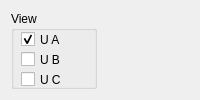
      <widget class="QWidget" name="tabOscillog">
       <attribute name="title">
        <string>Oscillograms</string>
       </attribute>
       <layout class="QHBoxLayout" name="horizontalLayout_4">
        <item>
         <widget class="QGroupBox" name="groupOscillogSettings">
          <property name="maximumSize">
           <size>
            <width>100</width>
            <height>16777215</height>
           </size>
          </property>
          <property name="title">
           <string>View</string>
          </property>
          <widget class="QCheckBox" name="checkOscUa">
           <property name="geometry">
            <rect>
             <x>10</x>
             <y>20</y>
             <width>70</width>
             <height>17</height>
            </rect>
           </property>
           <property name="text">
            <string>U A</string>
           </property>
           <property name="checked">
            <bool>true</bool>
           </property>
          </widget>
          <widget class="QCheckBox" name="checkOscUb">
           <property name="geometry">
            <rect>
             <x>10</x>
             <y>40</y>
             <width>70</width>
             <height>17</height>
            </rect>
           </property>
           <property name="text">
            <string>U B</string>
           </property>
           <property name="checked">
            <bool>false</bool>
           </property>
          </widget>
          <widget class="QCheckBox" name="checkOscUc">
           <property name="geometry">
            <rect>
             <x>10</x>
             <y>60</y>
             <width>70</width>
             <height>17</height>
            </rect>
           </property>
           <property name="text">
            <string>U C</string>
           </property>
           <property name="checked">
            <bool>false</bool>
           </property>
          </widget>
          <widget class="QCheckBox" name="checkOscIa">
           <property name="geometry">
            <rect>
             <x>10</x>
             <y>100</y>
             <width>70</width>
             <height>17</height>
            </rect>
           </property>
           <property name="text">
            <string>I A</string>
           </property>
           <property name="checked">
            <bool>true</bool>
           </property>
          </widget>
          <widget class="QCheckBox" name="checkOscIb">
           <property name="geometry">
            <rect>
             <x>10</x>
             <y>120</y>
             <width>70</width>
             <height>17</height>
            </rect>
           </property>
           <property name="text">
            <string>I B</string>
           </property>
           <property name="checked">
            <bool>false</bool>
           </property>
          </widget>
          <widget class="QCheckBox" name="checkOscIc">
           <property name="geometry">
            <rect>
             <x>10</x>
             <y>140</y>
             <width>70</width>
             <height>17</height>
            </rect>
           </property>
           <property name="text">
            <string>I C</string>
           </property>
           <property name="checked">
            <bool>false</bool>
           </property>
          </widget>
          <widget class="QPushButton" name="buttonAutoConfigOsc">
           <property name="geometry">
            <rect>
             <x>4</x>
             <y>450</y>
             <width>91</width>
             <height>23</height>
            </rect>
           </property>
           <property name="text">
            <string>Auto scale</string>
           </property>
          </widget>
          <widget class="QCheckBox" name="checkOscUd">
           <property name="geometry">
            <rect>
             <x>10</x>
             <y>250</y>
             <width>81</width>
             <height>17</height>
            </rect>
           </property>
           <property name="text">
            <string>U capacitors</string>
           </property>
          </widget>
          <widget class="QCheckBox" name="checkOscICompA">
           <property name="geometry">
            <rect>
             <x>10</x>
             <y>320</y>
             <width>70</width>
             <height>17</height>
            </rect>
           </property>
           <property name="text">
            <string>Icomp A</string>
           </property>
           <property name="checked">
            <bool>true</bool>
           </property>
          </widget>
          <widget class="QCheckBox" name="checkOscICompC">
           <property name="geometry">
            <rect>
             <x>10</x>
             <y>360</y>
             <width>70</width>
             <height>17</height>
            </rect>
           </property>
           <property name="text">
            <string>Icomp C</string>
           </property>
           <property name="checked">
            <bool>false</bool>
           </property>
          </widget>
          <widget class="QCheckBox" name="checkOscICompB">
           <property name="geometry">
            <rect>
             <x>10</x>
             <y>340</y>
             <width>70</width>
             <height>17</height>
            </rect>
           </property>
           <property name="text">
            <string>Icomp B</string>
           </property>
           <property name="checked">
            <bool>false</bool>
           </property>
          </widget>
          <widget class="QSlider" name="sliderOscFilter">
           <property name="geometry">
            <rect>
             <x>0</x>
             <y>430</y>
             <width>91</width>
             <height>19</height>
            </rect>
           </property>
           <property name="maximum">
            <number>999</number>
           </property>
           <property name="orientation">
            <enum>Qt::Horizontal</enum>
           </property>
          </widget>
         </widget>
        </item>
        <item>
         <widget class="QCustomPlot" name="OscillogPlot" native="true"/>
        </item>
       </layout>
      </widget>
